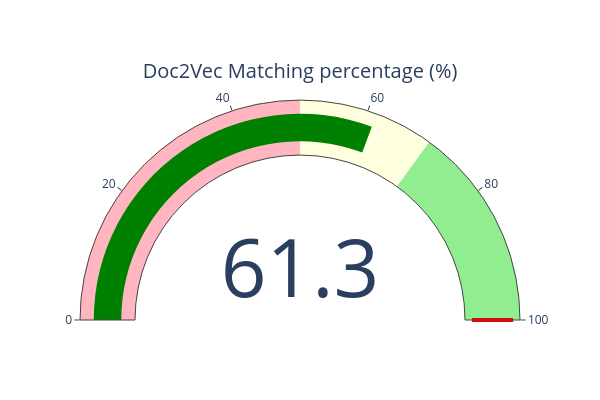

Source (notebook cell):
### Markdown cell above
### Similiarité entre le cv généré et l'offre pour Doc2vec

### Code cell
cv_sentences = [s.strip().split() for s in new_cv_text.split(".") if len(s.strip()) > 10]
jd_sentences = [s.strip().split() for s in new_jd_text.split(".") if len(s.strip()) > 10]

cv_vecs = np.array([doc2vec_model.infer_vector(s, epochs=50) for s in cv_sentences])
jd_vecs = np.array([doc2vec_model.infer_vector(s, epochs=50) for s in jd_sentences])

scores = cosine_similarity(cv_vecs, jd_vecs)
score_d2v = scores.max(axis=1).mean()
similarity_d2v = round(float(score_d2v) * 100, 2)

print(f"Score Doc2Vec : {similarity_d2v}%")

# Visualization
fig = go.Figure(go.Indicator(
    domain={'x': [0, 1], 'y': [0, 1]},
    value=similarity_d2v,
    mode="gauge+number",
    title={'text': "Doc2Vec Matching percentage (%)"},
    gauge={
        'axis': {'range': [0, 100]},
        'steps': [
            {'range': [0, 50], 'color': "#FFB6C1"},
            {'range': [50, 70], 'color': "#FFFFE0"},
            {'range': [70, 100], 'color': "#90EE90"}
        ],
        'threshold': {'line': {'color': "red", 'width': 4}, 'thickness': 0.75, 'value': 100}
    }
))

fig.update_layout(width=600, height=400)
fig.show()

# Print notification
if similarity_d2v < 50:
    print(colored("Low chance, need to modify your CV!", "red", attrs=["bold"]))
elif similarity_d2v < 70:
    print(colored("Good chance but you can improve further!", "yellow", attrs=["bold"]))
else:
    print(colored("Excellent! You can submit your CV.", "green", attrs=["bold"]))

### Figure 1 — Plotly figure (JSON) as saved in the notebook; plotly's stock layout.template omitted (floating-point values rounded to 4 significant figures)
{"data": [{"domain": {"x": [0, 1], "y": [0, 1]}, "gauge": {"axis": {"range": [0, 100]}, "steps": [{"color": "#FFB6C1", "range": [0, 50]}, {"color": "#FFFFE0", "range": [50, 70]}, {"color": "#90EE90", "range": [70, 100]}], "threshold": {"line": {"color": "red", "width": 4}, "thickness": 0.75, "value": 100}}, "mode": "gauge+number", "title": {"text": "Doc2Vec Matching percentage (%)"}, "type": "indicator", "value": 61.32}], "layout": {"height": 400, "width": 600}}
